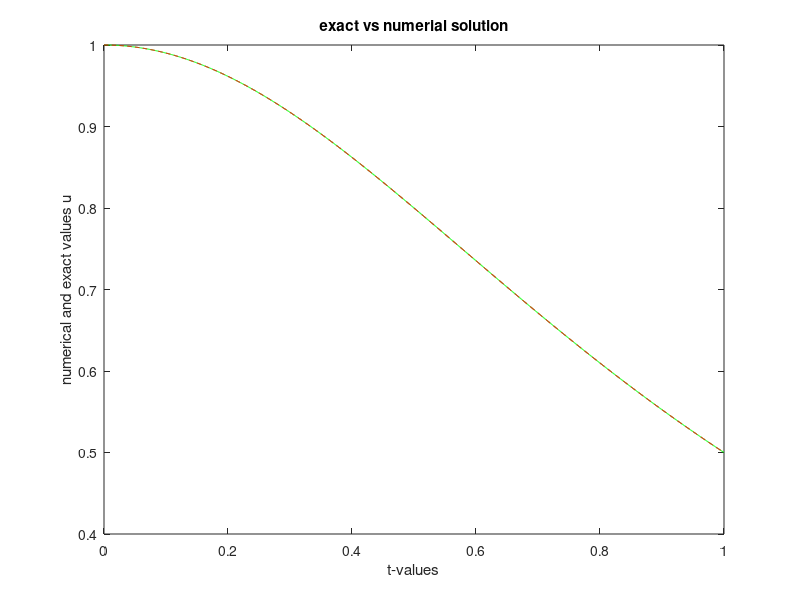

Write MATLAB code to recreate this figure.
%%%%%%%%%%%%%%%%%%%%%%%%%%%%%%%%%%%%%%%%%%%%%%%%%%%%%%%%%%%%%%%%%%%%%%%%%%%
% Numerical Solution of an Initial Value Problem
% using the Two-Step Adam-Bashforth Method
%
% Numerical Method:
%     Two-Step Adam-Bashforth Explicit Multistep Method
%
% Problem Type:
%     Initial Value Problem (IVP)
%
% Language:
%     MATLAB
%
% Developed as part of the coursework for
% Numerical Methods for Ordinary Differential Equations
% M.Sc. Applied Mathematics
% South Asian University
%
% Author: Kshitij Bahukhandi
%%%%%%%%%%%%%%%%%%%%%%%%%%%%%%%%%%%%%%%%%%%%%%%%%%%%%%%%%%%%%%%%%%%%%%%%%%%
 clear all;
 N=10;
 for I=1:8
    H=1.0/N;
    disp('Num sol of IVP using 2 step Adam-bashforth Method');
    fprintf('N=4.2f\n',N);
    disp(' ')
 %formation of nodal points
 for L=1:N+1
        T(L)=(L-1)*H;
 end
 %exact solution and rhs function
 for L=1:N+1
        EU(L)=1.0/(1+T(L)*T(L));
 end
 %intial comditions
    U(1)=EU(1);
    U(2)=EU(2);
    U(1)=1.0;
    tic
 %solution at t=h by the help of second order classial rk method
    K1=-2*H*T(1)*U(1)*U(1);
    K2=-2*H*(T(1)+H)*(U(1)+K1)*(U(1)+K1);
    U(2)=U(1)+(K1+K2)/2;
 %Solution at advanced time point
 for L=2:N
        U0=U(L);
        UU0=U(L-1);
        T0=T(L);
        TT0=T(L-1);
        U(L+1)=U0+0.5*H*(-6*T0*U0*U0+2*TT0*UU0*UU0);
 end
 %calulate errors
    ERU=abs(U(N+1)-U(N+1));
 %PRINT ERRORS
    fprintf('N=4.2f,ERU=%10.4e\n',N,ERU);
    disp(' ');
    N=2*N;
 end
 toc
 %plot the results
 figure(1);
 plot(T,U,'g',T,EU,'--r');
 xlabel('t-values');
 ylabel('numerical and exact values u');
 title('exact vs numerial solution')
